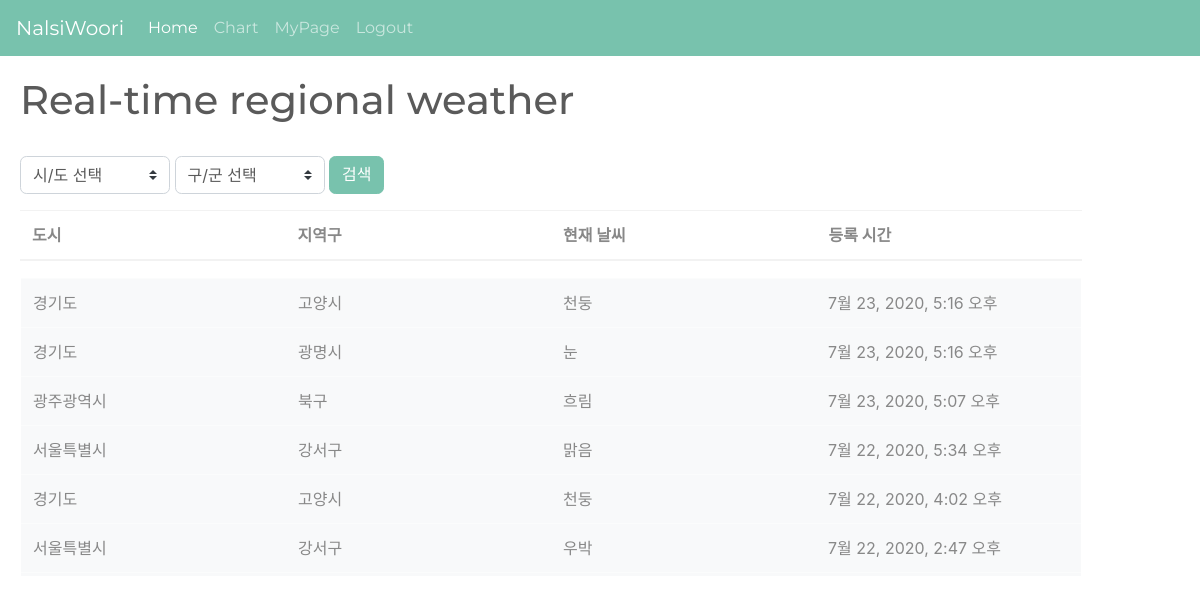
The app's page /weather/, older data.
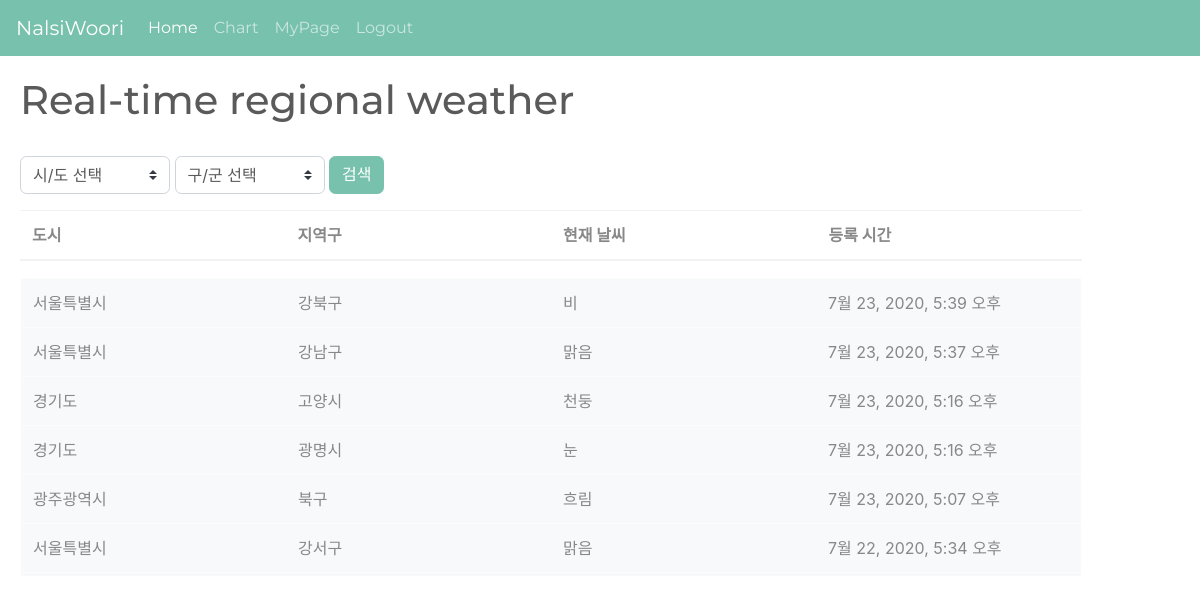
The same page, newer data.
### nalsiwoori/models.py (models this page shows)
class Selection(models.Model):
    user_data = models.ForeignKey(User, on_delete=models.CASCADE, default=0)
    map_data = models.ForeignKey(map_data, on_delete=models.CASCADE, null=True)
    map_idx = models.IntegerField(max_length=255)
    state = models.CharField(max_length=255)
    city = models.CharField(max_length=255)
    cur_wea = models.CharField(max_length=255)
    pub_date = models.DateTimeField(default=timezone.now())

### nalsiwoori/views.py (the view)
# urls.py: path('weather/', views.weather, name='weather'),
def weather(request):
    si = request.GET.get('si')
    gu = request.GET.get('gu')
    if si and gu:
        sel_list = Selection.objects.filter(state=si, city=gu).order_by('-pub_date')[:20]
    else:
        sel_list = Selection.objects.order_by('-pub_date')[:20]
    html = ''
    for s in sel_list:
        html += s.state + '<br>'
    return render(request, 'nalsiwoori/weather.html',{'list': sel_list})

### nalsiwoori/templates/nalsiwoori/weather.html (shortened to what this page needs)
<!DOCTYPE html>
<html lang="ko">
<head>
  <link rel="stylesheet" href="https://maxcdn.bootstrapcdn.com/bootstrap/4.5.0/css/bootstrap.min.css">
  <link rel= "stylesheet" type="text/css" href="/static/nalsiwoori/css/map.css">
  <link rel="stylesheet" href="https://stackpath.bootstrapcdn.com/bootswatch/4.5.0/minty/bootstrap.min.css">
</head>
<body>
  <nav class="navbar navbar-expand-lg navbar-dark bg-primary">
    <a class="navbar-brand" href="#">NalsiWoori</a>
    <div class="collapse navbar-collapse" id="navbarColor01">
      <ul class="navbar-nav mr-auto">
        <li class="nav-item active">
          <a class="nav-link" href="/home">Home <span class="sr-only">(current)</span></a>
        </li>
        <li class="nav-item">
          <a class="nav-link" href="/weather">Chart</a>
        </li>
        <li class="nav-item">
          <a class="nav-link" href="/mypage">MyPage</a>
        </li>
        <li class="nav-item">
          <a class="nav-link" href="#">Logout</a>
        </li>
      </ul>
    </div>
  </nav>
  <div id="container" style="margin-top:20px; margin-left:20px;">
    <section>
        <h1 id="log_table_title">
          Real-time regional weather</h1><br>
        <div class="form-group">
            <select class="custom-select" name="state1" id="state1" value="state" style="width:150px"></select>
            <select class="custom-select" name="city1" id="city1" value="city" style="width:150px"></select>
            <button class="btn btn-primary" id = "result">검색</button>
        </div>
        <div class="tbl-header">
          <table class="table table-hover" cellpadding="0" cellspacing="0" border="0">
            <thead>
              <tr>
                  <th scope="col">도시</th>
                  <th scope="col">지역구</th>
                  <th scope="col">현재 날씨</th>
                  <th scope="col">등록 시간</th>
              </tr>
            </thead>
          </table>
        </div>
        <div class="tbl-content">
          <table class="table table-hover" cellpadding="0" cellspacing="0" border="0">
            <tbody>
              {% for item in list %}
              <tr class="table-light">
                  <td>{{ item.state }}</td>
                  <td>{{ item.city }}</td>
                  <td>{{ item.cur_wea }}</td>
                  <td>{{ item.pub_date }}</td>
              </tr>
              {% endfor %}
            </tbody>
          </table>
        </div>
      </section>
</div>
</body>
</html>

Row changes from the older to the newer data that the page shows:
no longer on this page (row unchanged): Selection: state "경기도", city "고양시", cur_wea "천둥", pub_date "7월 22, 2020, 4:02 오후"
no longer on this page (row unchanged): Selection: state "서울특별시", city "강서구", cur_wea "우박", pub_date "7월 22, 2020, 2:47 오후"
added Selection: state "서울특별시", city "강북구", cur_wea "비", pub_date "7월 23, 2020, 5:39 오후"
added Selection: state "서울특별시", city "강남구", cur_wea "맑음", pub_date "7월 23, 2020, 5:37 오후"
